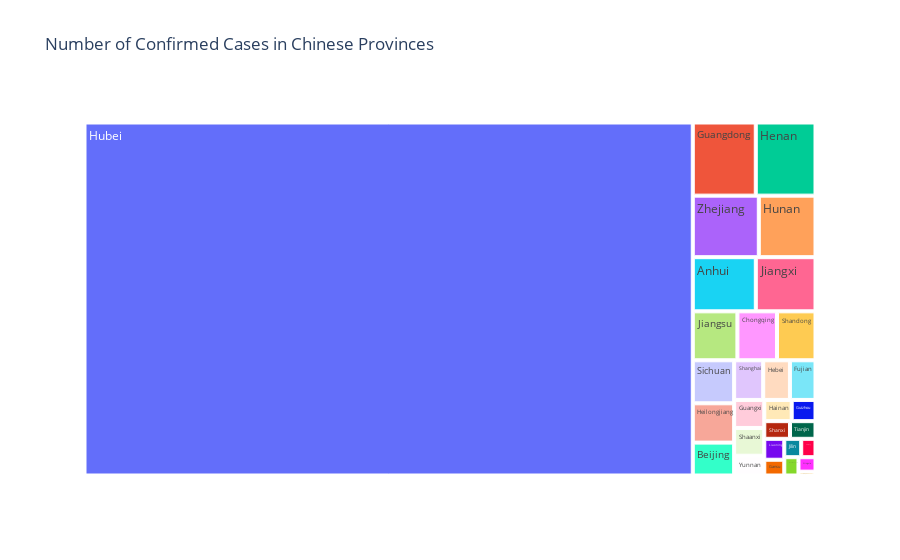
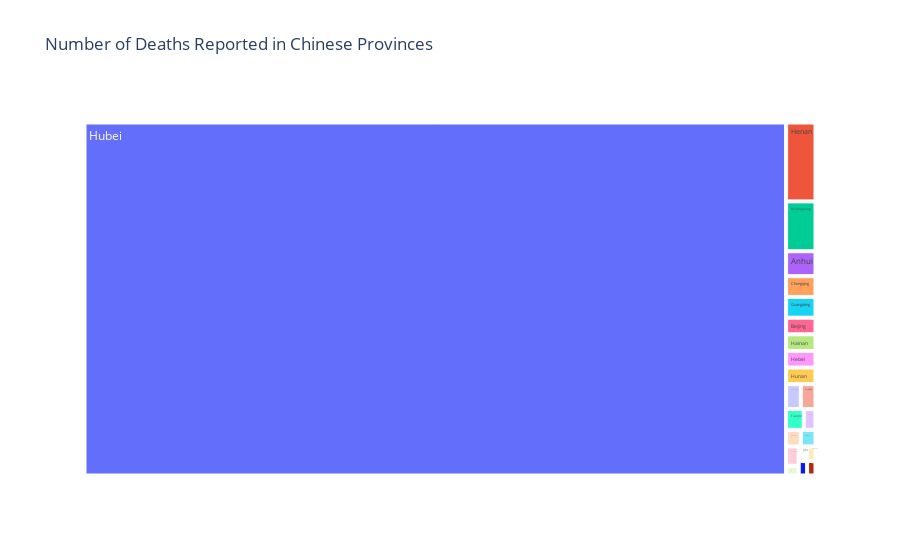

The code cell stored with these charts, in order, in its notebook:
### Code cell
fig = px.treemap(china_latest.sort_values(by='Confirmed', ascending=False).reset_index(drop=True), 
           path=["Province/State"], values="Confirmed", title='Number of Confirmed Cases in Chinese Provinces')
fig.show()

fig = px.treemap(china_latest.sort_values(by='Deaths', ascending=False).reset_index(drop=True), 
           path=["Province/State"], values="Deaths", title='Number of Deaths Reported in Chinese Provinces')
fig.show()

### Figure 1 — Plotly figure (JSON) as saved in the notebook; plotly's stock layout.template omitted (floating-point values rounded to 4 significant figures)
{"data": [{"branchvalues": "total", "domain": {"x": [0, 1], "y": [0, 1]}, "hoverlabel": {"namelength": 0}, "hovertemplate": "labels=%{label}<br>Confirmed=%{value}<br>parent=%{parent}<br>id=%{id}", "ids": ["Anhui", "Beijing", "Chongqing", "Fujian", "Gansu", "Guangdong", "Guangxi", "Guizhou", "Hainan", "Hebei", "Heilongjiang", "Henan", "Hubei", "Hunan", "Inner Mongolia", "Jiangsu", "Jiangxi", "Jilin", "Liaoning", "Ningxia", "Qinghai", "Shaanxi", "Shandong", "Shanghai", "Shanxi", "Sichuan", "Tianjin", "Tibet", "Xinjiang", "Yunnan", "Zhejiang"], "labels": ["Anhui", "Beijing", "Chongqing", "Fujian", "Gansu", "Guangdong", "Guangxi", "Guizhou", "Hainan", "Hebei", "Heilongjiang", "Henan", "Hubei", "Hunan", "Inner Mongolia", "Jiangsu", "Jiangxi", "Jilin", "Liaoning", "Ningxia", "Qinghai", "Shaanxi", "Shandong", "Shanghai", "Shanxi", "Sichuan", "Tianjin", "Tibet", "Xinjiang", "Yunnan", "Zhejiang"], "name": "", "parents": ["", "", "", "", "", "", "", "", "", "", "", "", "", "", "", "", "", "", "", "", "", "", "", "", "", "", "", "", "", "", ""], "type": "treemap", "values": [986, 393, 560, 293, 91, 1331, 244, 146, 168, 306, 470, 1262, 62031, 1008, 75, 631, 934, 90, 121, 71, 18, 242, 544, 333, 131, 514, 130, 1, 76, 172, 1174]}], "layout": {"legend": {"tracegroupgap": 0}, "title": {"text": "Number of Confirmed Cases in Chinese Provinces"}}}

### Figure 2 — Plotly figure (JSON) as saved in the notebook; plotly's stock layout.template omitted (floating-point values rounded to 4 significant figures)
{"data": [{"branchvalues": "total", "domain": {"x": [0, 1], "y": [0, 1]}, "hoverlabel": {"namelength": 0}, "hovertemplate": "labels=%{label}<br>Deaths=%{value}<br>parent=%{parent}<br>id=%{id}", "ids": ["Anhui", "Beijing", "Chongqing", "Fujian", "Gansu", "Guangdong", "Guangxi", "Guizhou", "Hainan", "Hebei", "Heilongjiang", "Henan", "Hubei", "Hunan", "Inner Mongolia", "Jiangsu", "Jiangxi", "Jilin", "Liaoning", "Ningxia", "Qinghai", "Shaanxi", "Shandong", "Shanghai", "Shanxi", "Sichuan", "Tianjin", "Tibet", "Xinjiang", "Yunnan", "Zhejiang"], "labels": ["Anhui", "Beijing", "Chongqing", "Fujian", "Gansu", "Guangdong", "Guangxi", "Guizhou", "Hainan", "Hebei", "Heilongjiang", "Henan", "Hubei", "Hunan", "Inner Mongolia", "Jiangsu", "Jiangxi", "Jilin", "Liaoning", "Ningxia", "Qinghai", "Shaanxi", "Shandong", "Shanghai", "Shanxi", "Sichuan", "Tianjin", "Tibet", "Xinjiang", "Yunnan", "Zhejiang"], "name": "", "parents": ["", "", "", "", "", "", "", "", "", "", "", "", "", "", "", "", "", "", "", "", "", "", "", "", "", "", "", "", "", "", ""], "type": "treemap", "values": [6, 4, 5, 0, 2, 5, 2, 2, 4, 4, 12, 19, 2029, 4, 0, 0, 1, 1, 1, 0, 0, 0, 3, 2, 0, 3, 3, 0, 1, 1, 0]}], "layout": {"legend": {"tracegroupgap": 0}, "title": {"text": "Number of Deaths Reported in Chinese Provinces"}}}
